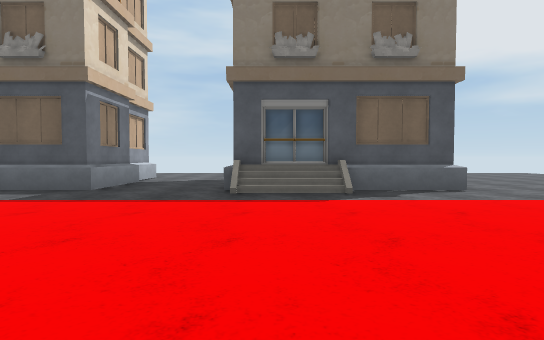
view 1 (above)

12 first-person views from a walk through a scene from a Unity 3-D project. The camera is 1.2 m above the floor, tilts 2° down and sees 80° across. The floor is counted in squares, 2 m on a side. Each view is taken from the middle of a square. On the plan, view 1 faces up. The plan holds only what a view shows up to about 10 squares ahead; the rest is blank. The place goes on beyond the plan. The player character is not drawn. Some animated figures are not drawn. Some surface patterns are stand-ins.

view 2
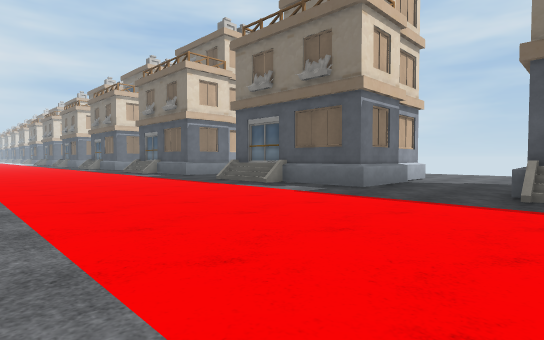

view 3
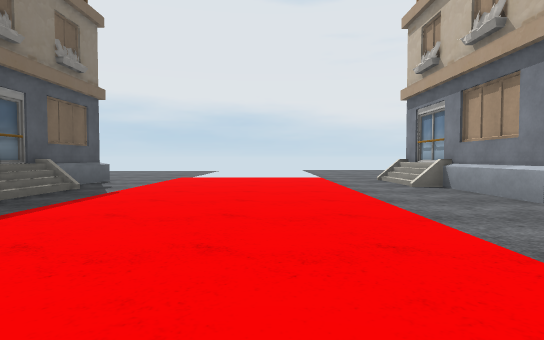

view 4
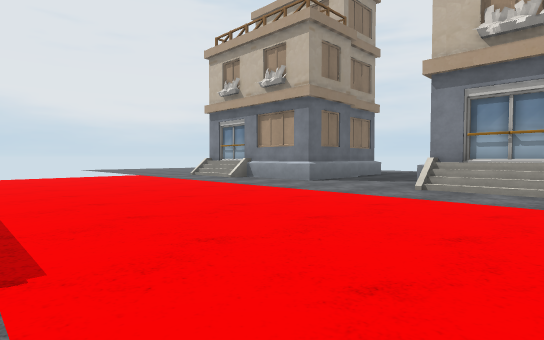

view 5
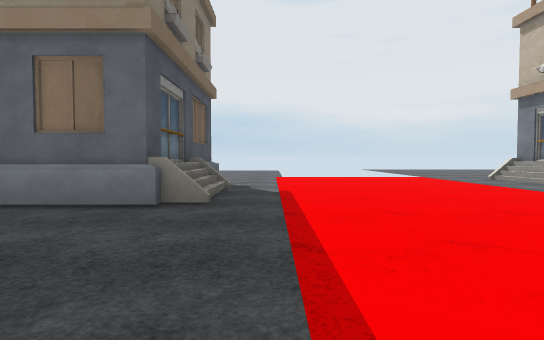

view 6
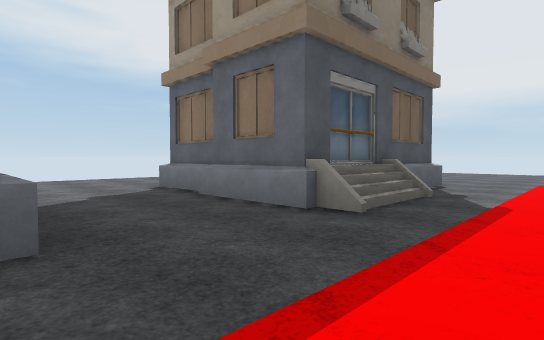

view 7
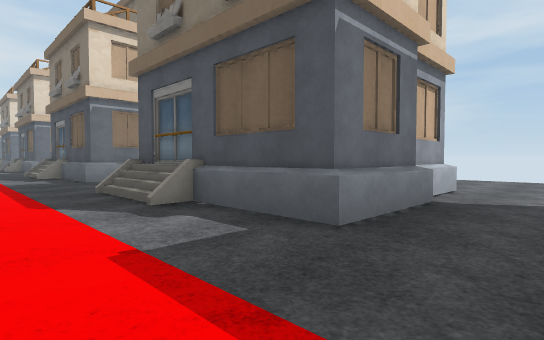

view 8
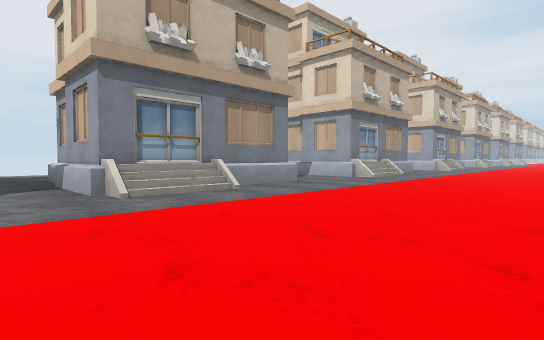

view 9
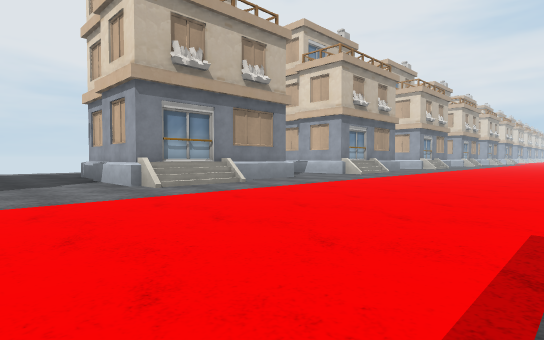

view 10
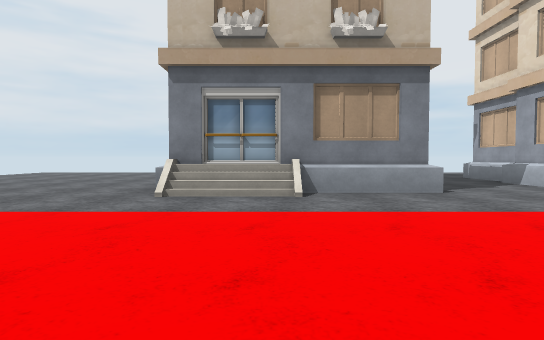

view 11
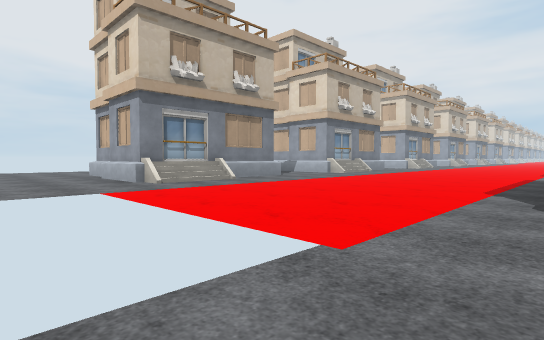

view 12
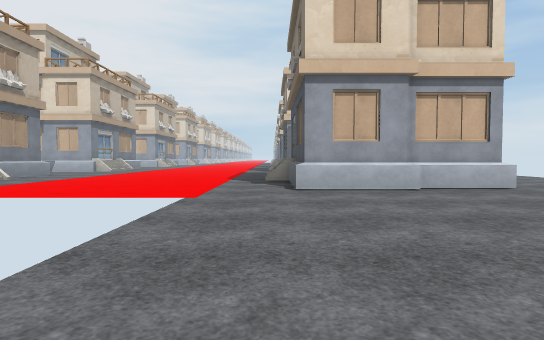

### Floor plan
Key: @ floor where view 1 was taken; # wall or solid block; . floor; / step, stairs or slope; B building.
Columns run from 13 left of view 1 to 10 right of it. Each row starts with its distance up from view 1.
 14          ......
 13          .......
 12          ..... ..
 11          ....   ..
 10          #...#  #....
  9          #...#  #....
  8   B     ##..B#  #B....
  7 ##B  ####B..B####B.....
  6 .....///....///.........
  5 .......................
  4 ...................
  3 ...................
  2 ...................
  1 ...................
  0  ............@......
 -1   /....///.....///..
 -2    ..B####..B####B...
 -3          #..B    B....
 -4          #...    ......
 -5          #..    #......
 -6          ...      ..
 -7          ...
 -8          ..

Where each view was taken, in squares from view 1:
view 1: 0 up, 0 right, facing up
view 2: 0 up, 0 right, facing up-left
view 3: 2 up, 5 left, facing right
view 4: 5 up, 6 left, facing down-right
view 5: 5 up, 5 left, facing right
view 6: 4 up, 4 left, facing up-right
view 7: 4 up, 2 left, facing up-left
view 8: 4 up, 2 left, facing down-left
view 9: 5 up, 1 left, facing down-left
view 10: 4 up, 2 right, facing down
view 11: 6 up, 7 right, facing down-left
view 12: 6 up, 10 right, facing left
